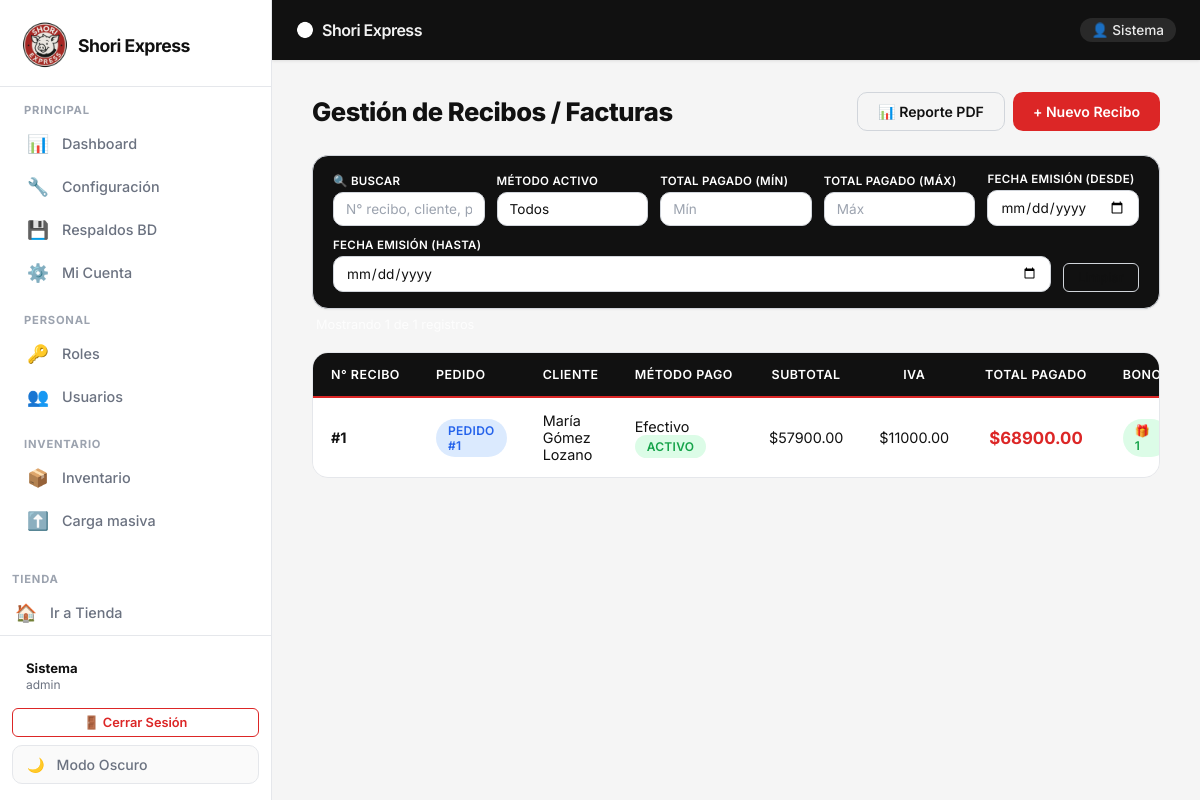
Screenshot of /recibos/ (signed in) with the database file from the repository.
### usuario/models.py (models this page shows, shortened)
class Usuario(models.Model):
    TIPO_DOC_CHOICES = [
        ('CC', 'Cédula de Ciudadanía'),
        ('TI', 'Tarjeta de Identidad'),
        ('CE', 'Cédula de Extranjería'),
        ('PEP', 'Permiso Especial de Permanencia'),
    ]
    ESTADO_CHOICES = [
        ('activo', 'Activo'),
        ('inactivo', 'Inactivo'),
    ]
    tipo_documento = models.CharField(max_length=10, choices=TIPO_DOC_CHOICES, default='CC')
    documento = models.CharField(max_length=15, unique=True)
    primer_nombre = models.CharField(max_length=40)
    apellido = models.CharField(max_length=40)
    correo = models.EmailField(max_length=100, unique=True)
    telefono = models.CharField(max_length=20, null=True, blank=True)
    direccion = models.CharField(max_length=100, blank=True)
    nombre_usuario = models.CharField(max_length=50, unique=True)
    contrasena = models.CharField(max_length=255)
    ultima_actualizacion_password = models.DateTimeField(
        auto_now_add=True,
        help_text="Fecha de última actualización de contraseña",
    )
    rol = models.ForeignKey(
        'rol.Rol',
        on_delete=models.PROTECT,
        related_name='usuarios'
    )
    puntos_acumulados = models.PositiveIntegerField(default=0)
    bonos_fidelidad = models.PositiveIntegerField(
        default=0,
        help_text="Bonos ganados (ej. compras iguales o superiores al umbral configurado)",
    )
    estado = models.CharField(max_length=10, choices=ESTADO_CHOICES, default='activo')
    fecha_registro = models.DateTimeField(auto_now_add=True)
    class Meta:
        verbose_name = "Usuario"
        verbose_name_plural = "Usuarios"
        db_table = "usuario_usuario" # Mantiene compatibilidad con tu SQL

### recibo/models.py (models this page shows, shortened)
class Recibo(models.Model):
    pedido = models.OneToOneField(
        'pedido.Pedido',
        on_delete=models.CASCADE,
        related_name='recibo'
    )
    metodo_pago = models.ForeignKey(
        'metodo_pago.MetodoPago',
        on_delete=models.PROTECT
    )
    fecha_emision = models.DateTimeField(auto_now_add=True)
    subtotal = models.DecimalField(max_digits=10, decimal_places=2)
    iva_total = models.DecimalField(max_digits=10, decimal_places=2)
    total_pagado = models.DecimalField(max_digits=10, decimal_places=2)
    puntos_ganados = models.PositiveIntegerField(default=0)
    class Meta:
        verbose_name = "Recibo / Factura"
        verbose_name_plural = "Recibos / Facturas"
        db_table = "recibo_recibo"

### pedido/models.py (models this page shows, shortened)
class Pedido(models.Model):
    TIPOS_PEDIDO = [
        ('local', 'Para comer aquí'),
        ('llevar', 'Para llevar'),
        ('domicilio', 'Domicilio'),
    ]
    ESTADOS_PEDIDO = [
        ('pendiente', 'Pendiente'),
        ('preparacion', 'En Preparación'),
        ('listo', 'Listo para Entrega'),
        ('entregado', 'Entregado'),
        ('cancelado', 'Cancelado'),
    ]
    usuario = models.ForeignKey(
        Usuario,
        on_delete=models.PROTECT,
        related_name='pedidos'
    )
    fecha_pedido = models.DateTimeField(auto_now_add=True)
    tipo_pedido = models.CharField(max_length=20, choices=TIPOS_PEDIDO, default='local')
    direccion_pedido = models.CharField(max_length=255, null=True, blank=True)
    instrucciones_pedido = models.TextField(
        max_length=250,
        null=True,
        blank=True,
        help_text="Instrucciones para la preparación del pedido, por ejemplo 'sin cebolla'",
    )
    estado_pedido = models.CharField(
        max_length=20,
        choices=ESTADOS_PEDIDO,
        default='pendiente'
    )
    total_pedido = models.DecimalField(max_digits=10, decimal_places=2, default=0.00)
    usar_bonos = models.BooleanField(default=False)
    descuento_bonos = models.DecimalField(max_digits=10, decimal_places=2, default=0.00)
    fecha_entrega_estimada = models.DateTimeField(
        null=True,
        blank=True,
        help_text="Calculada al confirmar el pago (ej. hora actual + minutos de preparación)",
    )
    fecha_entrega_real = models.DateTimeField(
        null=True,
        blank=True,
        help_text="Se registra automáticamente al marcar el pedido como entregado",
    )
    class Meta:
        verbose_name = "Pedido"
        verbose_name_plural = "Pedidos"
        db_table = "pedido_pedido"

### metodo_pago/models.py (models this page shows, shortened)
class MetodoPago(models.Model):
    nombre_metodo = models.CharField(max_length=50, unique=True)
    descripcion = models.CharField(max_length=100, null=True, blank=True)
    esta_activo = models.BooleanField(default=True)
    class Meta:
        verbose_name = "Método de Pago"
        verbose_name_plural = "Métodos de Pago"
        db_table = "metodo_pago_metodopago"

### recibo/views.py (the view)
# urls.py: path('', views.lista_recibos, name='lista_recibos'),
@super_admin_required
@require_GET
def lista_recibos(request):
    recibos = Recibo.objects.select_related('pedido', 'metodo_pago', 'pedido__usuario').all().order_by('-fecha_emision')
    return render(request, 'recibo/lista_recibos.html', {'recibos': recibos})

### cuentas/context_processors.py (called while the page is built)
def user_context(request):
    usuario_logueado = None
    es_admin = False
    usuario_id = request.session.get('usuario_id')
    if usuario_id:
        try:
            usuario_logueado = Usuario.objects.get(pk=usuario_id)
        except Usuario.DoesNotExist:
            request.session.flush()
        else:
            nombre_rol = ''
            if usuario_logueado.rol:
                nombre_rol = usuario_logueado.rol.nombre_rol or ''
            es_admin = nombre_rol.strip().lower() in {'admin', 'administrador', 'empleado'}
    return {
        'usuario_logueado': usuario_logueado,
        'es_admin': es_admin,
    }

### cuentas/views.py (called while the page is built)
def _session_expired(request):
    last_activity = request.session.get('last_activity')
    if not last_activity:
        return False
    try:
        last = float(last_activity)
    except (TypeError, ValueError):
        return True
    return (timezone.now().timestamp() - last) > (SESSION_TIMEOUT_MINUTES * 60)

def _actualizar_actividad_sesion(request):
    request.session['last_activity'] = timezone.now().timestamp()

def _get_usuario_sesion(request):
    usuario_id = request.session.get('usuario_id')
    if usuario_id:
        try:
            return Usuario.objects.get(pk=usuario_id)
        except Usuario.DoesNotExist:
            request.session.flush()
    return None

### producto/context_processor.py (called while the page is built)
def cart_total_amount(request):
    cart = Cart(request)
    total = 0
    for key, value in cart.cart.items():
        total += float(value["precio"]) * value["cantidad"]
    return {'cart_total_amount': total, 'cart_count': len(cart.cart)}

### recibo/templates/recibo/lista_recibos.html (shortened to what this page needs)
{% extends 'base.html' %}
{% load static %}
{% block content %}
<div class="se-page-header">
    <h2>Gestión de Recibos / Facturas</h2>
    <div style="display:flex; gap:8px; flex-wrap:wrap;">
        <a href="{% url 'descargar_reporte_recibos_pdf' %}" class="se-btn se-btn-outline">📊 Reporte PDF</a>
        <a href="{% url 'crear_recibo' %}" class="se-btn se-btn-primary">+ Nuevo Recibo</a>
    </div>
</div>
<div class="se-search-container" id="searchRecibos"></div>
<div class="se-table-wrapper">
    <table class="se-table" id="tablaRecibos">
        <thead>
            <tr>
                <th>N° Recibo</th>
                <th>Pedido</th>
                <th>Cliente</th>
                <th>Método Pago</th>
                <th class="text-center">Subtotal</th>
                <th class="text-center">IVA</th>
                <th class="text-center">Total Pagado</th>
                <th>Bonos</th>
            </tr>
        </thead>
        <tbody>
            {% for r in recibos %}
            <tr>
                <td><strong>#{{ r.id }}</strong></td>
                <td><span class="se-badge se-badge-info">Pedido #{{ r.pedido.id }}</span></td>
                <td>{{ r.pedido.usuario.primer_nombre }} {{ r.pedido.usuario.apellido }}</td>
                <td>{{ r.metodo_pago.nombre_metodo }} <span class="se-badge {% if r.metodo_pago.esta_activo %}se-badge-success{% else %}se-badge-neutral{% endif %}">{% if r.metodo_pago.esta_activo %}activo{% else %}inactivo{% endif %}</span></td>
                <td class="text-center">${{ r.subtotal|floatformat:2 }}</td>
                <td class="text-center">${{ r.iva_total|floatformat:2 }}</td>
                <td class="text-center"><strong style="color: var(--brand-red); font-size: 1.05rem;">${{ r.total_pagado|floatformat:2 }}</strong></td>
                <td>
                    {% if r.puntos_ganados > 0 %}
                        <span class="se-badge se-badge-success">🎁 {{ r.puntos_ganados }}</span>
                    {% else %}
                        <span class="se-badge" style="background: var(--color-warning-bg); color: var(--color-warning);">Sin bonos</span>
                    {% endif %}
                </td>
            </tr>
            {% empty %}
            <tr class="empty-row">
                <td colspan="10" style="text-align: center; padding: 40px;">
                    <p style="color: var(--text-muted); margin: 0;">No hay recibos registrados.</p>
                </td>
            </tr>
            {% endfor %}
        </tbody>
    </table>
</div>
{% endblock %}

### templates/base.html (shortened to what this page needs)
{% load static %}
<!DOCTYPE html>
<html lang="es" data-theme="light">
<head>
    <link rel="stylesheet" href="{% static 'style.css' %}">
</head>
<body>
<aside class="se-sidebar" id="sidebar">
    <div class="se-sidebar-header">
        <a class="se-sidebar-brand" href="{% url 'home' %}">
            <img src="{% static 'IMG/SHORIp.ico' %}" alt="Shori" class="sidebar-logo">
            <span style="font-weight: 700; letter-spacing: -0.5px; font-size: 1.1rem;">Shori Express</span>
        </a>
    </div>
    <nav class="se-sidebar-nav">
        <div class="se-nav-section-label">Principal</div>
        <a class="se-sidebar-link" href="{% url 'home' %}">
            <span class="se-sidebar-icon">📊</span>
            <span>Dashboard</span>
        </a>
        <a class="se-sidebar-link" href="{% url 'ver_configuracion' %}">
            <span class="se-sidebar-icon">🔧</span>
            <span>Configuración</span>
        </a>
        <a class="se-sidebar-link" href="{% url 'lista_respaldos' %}">
            <span class="se-sidebar-icon">💾</span>
            <span>Respaldos BD</span>
        </a>
        {% if request.session.usuario_id %}
        <a class="se-sidebar-link" href="{% url 'mi_cuenta' request.session.usuario_id %}">
            <span class="se-sidebar-icon">⚙️</span>
            <span>Mi Cuenta</span>
        </a>
        {% endif %}
        <div class="se-nav-section-label">Personal</div>
        <a class="se-sidebar-link" href="{% url 'lista_roles' %}">
            <span class="se-sidebar-icon">🔑</span>
            <span>Roles</span>
        </a>
        <a class="se-sidebar-link" href="{% url 'lista_usuarios' %}">
            <span class="se-sidebar-icon">👥</span>
            <span>Usuarios</span>
        </a>
        <div class="se-nav-section-label">Inventario</div>
        <a class="se-sidebar-link" href="{% url 'lista_inventario' %}">
            <span class="se-sidebar-icon">📦</span>
            <span>Inventario</span>
        </a>
        <a class="se-sidebar-link" href="{% url 'carga_masiva' %}">
            <span class="se-sidebar-icon">⬆️</span>
            <span>Carga masiva</span>
        </a>
        <a class="se-sidebar-link" href="{% url 'lista_productos' %}">
        </a>
    </nav>
    <div class="se-nav-section-label">Tienda</div>
    <a class="se-sidebar-link" href="{% url 'landing' %}">
        <span class="se-sidebar-icon">🏠</span>
        <span>Ir a Tienda</span>
    </a>
    <div class="se-sidebar-footer">
        {% if request.session.usuario_nombre %}
        <div style="padding: 8px 14px; margin-bottom: 8px; font-size: 0.82rem; color: var(--text-secondary);">
            <strong style="color: var(--text-primary);">{{ request.session.usuario_nombre }}</strong><br>
            <span style="font-size: 0.75rem;">{{ request.session.usuario_rol|default:"Usuario" }}</span>
        </div>
        <a href="{% url 'logout' %}" class="se-btn se-btn-outline-red se-btn-sm" style="width: 100%; margin-bottom: 8px;">
            🚪 Cerrar Sesión
        </a>
        {% endif %}
        <button class="theme-toggle-sidebar" onclick="toggleTheme()" id="themeBtn" title="Cambiar tema" aria-label="Cambiar tema">
            <span id="themeIcon">🌙</span>
            <span id="themeText">Modo Oscuro</span>
        </button>
    </div>
</aside>
<header class="se-topbar">
    <a class="se-topbar-brand" href="{% url 'home' %}">
        <img src="{% static 'IMG/SHORIp.ico' %}" alt="Shori" class="topbar-logo">
        <span style="font-weight: 600; font-size: 1rem; color: rgba(255,255,255,0.95);">Shori Express</span>
    </a>
    {% if request.session.usuario_nombre %}
    <span style="color: rgba(255,255,255,0.9); font-size: 0.85rem; font-weight: 500; background: rgba(255,255,255,0.1); padding: 4px 12px; border-radius: 20px;">
        👤 {{ request.session.usuario_nombre }}
    </span>
    {% endif %}
</header>
<main class="se-main">
    {% block content %}
    {% endblock %}
</main>
</body>
</html>

### templates/base.html (style rules this page uses)
.se-sidebar-brand, .se-topbar-brand { display: flex; align-items: center; gap: 8px; }
.sidebar-logo { width: 50px; height: 50px; object-fit: contain; }
.topbar-logo { width: 18px; height: 18px; object-fit: contain; filter: brightness(0) invert(1); }

### rows the page displays
Usuario: session.usuario_nombre "Sistema"
Recibo: id "1", pedido.id "1", pedido.usuario.primer_nombre "María", pedido.usuario.apellido "Gómez Lozano", metodo_pago.nombre_metodo "Efectivo", shows "ACTIVO", subtotal "57900.00", iva_total "11000.00", total_pagado "68900.00", puntos_ganados "1"

### other values shown
{{ request.session.usuario_rol|default:"Usuario" }} "admin"
